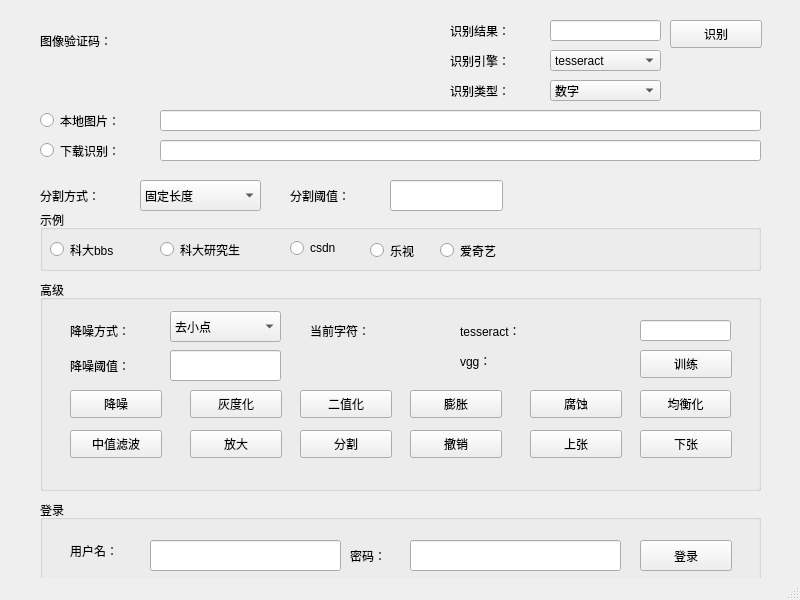
<?xml version="1.0" encoding="UTF-8"?>
<ui version="4.0">
 <class>mainWindow</class>
 <widget class="QMainWindow" name="mainWindow">
  <property name="geometry">
   <rect>
    <x>0</x>
    <y>0</y>
    <width>800</width>
    <height>600</height>
   </rect>
  </property>
  <property name="windowTitle">
   <string>验证码识别系统</string>
  </property>
  <widget class="QWidget" name="centralwidget">
   <widget class="QLabel" name="label">
    <property name="geometry">
     <rect>
      <x>40</x>
      <y>30</y>
      <width>111</width>
      <height>21</height>
     </rect>
    </property>
    <property name="text">
     <string>图像验证码：</string>
    </property>
   </widget>
   <widget class="QLabel" name="label_2">
    <property name="geometry">
     <rect>
      <x>450</x>
      <y>20</y>
      <width>91</width>
      <height>21</height>
     </rect>
    </property>
    <property name="text">
     <string>识别结果：</string>
    </property>
   </widget>
   <widget class="QPushButton" name="bn_Rec">
    <property name="geometry">
     <rect>
      <x>670</x>
      <y>20</y>
      <width>92</width>
      <height>28</height>
     </rect>
    </property>
    <property name="text">
     <string>识别</string>
    </property>
   </widget>
   <widget class="QRadioButton" name="rb_dl">
    <property name="geometry">
     <rect>
      <x>40</x>
      <y>140</y>
      <width>112</width>
      <height>21</height>
     </rect>
    </property>
    <property name="text">
     <string>下载识别：</string>
    </property>
   </widget>
   <widget class="QRadioButton" name="rb_lc">
    <property name="geometry">
     <rect>
      <x>40</x>
      <y>110</y>
      <width>112</width>
      <height>21</height>
     </rect>
    </property>
    <property name="text">
     <string>本地图片：</string>
    </property>
   </widget>
   <widget class="QGroupBox" name="groupBox">
    <property name="geometry">
     <rect>
      <x>40</x>
      <y>210</y>
      <width>721</width>
      <height>61</height>
     </rect>
    </property>
    <property name="title">
     <string>示例</string>
    </property>
    <widget class="QRadioButton" name="rb_kdbbs">
     <property name="geometry">
      <rect>
       <x>10</x>
       <y>30</y>
       <width>101</width>
       <height>19</height>
      </rect>
     </property>
     <property name="text">
      <string>科大bbs</string>
     </property>
    </widget>
    <widget class="QRadioButton" name="rb_csdn">
     <property name="geometry">
      <rect>
       <x>250</x>
       <y>30</y>
       <width>71</width>
       <height>16</height>
      </rect>
     </property>
     <property name="text">
      <string>csdn</string>
     </property>
    </widget>
    <widget class="QRadioButton" name="rb_iqiyi">
     <property name="geometry">
      <rect>
       <x>400</x>
       <y>30</y>
       <width>91</width>
       <height>21</height>
      </rect>
     </property>
     <property name="text">
      <string>爱奇艺</string>
     </property>
    </widget>
    <widget class="QRadioButton" name="rb_le">
     <property name="geometry">
      <rect>
       <x>330</x>
       <y>30</y>
       <width>71</width>
       <height>21</height>
      </rect>
     </property>
     <property name="text">
      <string>乐视</string>
     </property>
    </widget>
    <widget class="QRadioButton" name="rb_kdyjs">
     <property name="geometry">
      <rect>
       <x>120</x>
       <y>30</y>
       <width>121</width>
       <height>19</height>
      </rect>
     </property>
     <property name="text">
      <string>科大研究生</string>
     </property>
    </widget>
   </widget>
   <widget class="QGroupBox" name="groupBox_2">
    <property name="geometry">
     <rect>
      <x>40</x>
      <y>280</y>
      <width>721</width>
      <height>211</height>
     </rect>
    </property>
    <property name="title">
     <string>高级</string>
    </property>
    <widget class="QPushButton" name="bn_denoise">
     <property name="geometry">
      <rect>
       <x>30</x>
       <y>110</y>
       <width>92</width>
       <height>28</height>
      </rect>
     </property>
     <property name="text">
      <string>降噪</string>
     </property>
    </widget>
    <widget class="QPushButton" name="bn_gray">
     <property name="geometry">
      <rect>
       <x>150</x>
       <y>110</y>
       <width>92</width>
       <height>28</height>
      </rect>
     </property>
     <property name="text">
      <string>灰度化</string>
     </property>
    </widget>
    <widget class="QPushButton" name="bn_bin">
     <property name="geometry">
      <rect>
       <x>260</x>
       <y>110</y>
       <width>92</width>
       <height>28</height>
      </rect>
     </property>
     <property name="text">
      <string>二值化</string>
     </property>
    </widget>
    <widget class="QPushButton" name="bn_dilate">
     <property name="geometry">
      <rect>
       <x>370</x>
       <y>110</y>
       <width>92</width>
       <height>28</height>
      </rect>
     </property>
     <property name="text">
      <string>膨胀</string>
     </property>
    </widget>
    <widget class="QPushButton" name="bn_erode">
     <property name="geometry">
      <rect>
       <x>490</x>
       <y>110</y>
       <width>92</width>
       <height>28</height>
      </rect>
     </property>
     <property name="text">
      <string>腐蚀</string>
     </property>
    </widget>
    <widget class="QPushButton" name="bn_equalizeHist">
     <property name="geometry">
      <rect>
       <x>600</x>
       <y>110</y>
       <width>91</width>
       <height>28</height>
      </rect>
     </property>
     <property name="text">
      <string>均衡化</string>
     </property>
    </widget>
    <widget class="QPushButton" name="bn_medianBlur">
     <property name="geometry">
      <rect>
       <x>30</x>
       <y>150</y>
       <width>92</width>
       <height>28</height>
      </rect>
     </property>
     <property name="text">
      <string>中值滤波</string>
     </property>
    </widget>
    <widget class="QPushButton" name="bn_zoom">
     <property name="geometry">
      <rect>
       <x>150</x>
       <y>150</y>
       <width>92</width>
       <height>28</height>
      </rect>
     </property>
     <property name="text">
      <string>放大</string>
     </property>
    </widget>
    <widget class="QPushButton" name="bn_divide">
     <property name="geometry">
      <rect>
       <x>260</x>
       <y>150</y>
       <width>92</width>
       <height>28</height>
      </rect>
     </property>
     <property name="text">
      <string>分割</string>
     </property>
    </widget>
    <widget class="QPushButton" name="bn_undo">
     <property name="geometry">
      <rect>
       <x>370</x>
       <y>150</y>
       <width>92</width>
       <height>28</height>
      </rect>
     </property>
     <property name="text">
      <string>撤销</string>
     </property>
    </widget>
    <widget class="QPushButton" name="bn_last">
     <property name="geometry">
      <rect>
       <x>490</x>
       <y>150</y>
       <width>92</width>
       <height>28</height>
      </rect>
     </property>
     <property name="text">
      <string>上张</string>
     </property>
    </widget>
    <widget class="QPushButton" name="bn_next">
     <property name="geometry">
      <rect>
       <x>600</x>
       <y>150</y>
       <width>92</width>
       <height>28</height>
      </rect>
     </property>
     <property name="text">
      <string>下张</string>
     </property>
    </widget>
    <widget class="QLabel" name="label_3">
     <property name="geometry">
      <rect>
       <x>30</x>
       <y>40</y>
       <width>91</width>
       <height>21</height>
      </rect>
     </property>
     <property name="text">
      <string>降噪方式：</string>
     </property>
    </widget>
    <widget class="QLabel" name="label_4">
     <property name="geometry">
      <rect>
       <x>30</x>
       <y>70</y>
       <width>91</width>
       <height>31</height>
      </rect>
     </property>
     <property name="text">
      <string>降噪阈值：</string>
     </property>
    </widget>
    <widget class="QComboBox" name="cb_dm">
     <property name="geometry">
      <rect>
       <x>130</x>
       <y>31</y>
       <width>111</width>
       <height>31</height>
      </rect>
     </property>
     <item>
      <property name="text">
       <string>去小点</string>
      </property>
     </item>
     <item>
      <property name="text">
       <string>去多像素</string>
      </property>
     </item>
     <item>
      <property name="text">
       <string>去少像素1</string>
      </property>
     </item>
     <item>
      <property name="text">
       <string>去少像素2</string>
      </property>
     </item>
    </widget>
    <widget class="QLineEdit" name="le_dt">
     <property name="geometry">
      <rect>
       <x>130</x>
       <y>70</y>
       <width>111</width>
       <height>31</height>
      </rect>
     </property>
    </widget>
    <widget class="QLabel" name="label_9">
     <property name="geometry">
      <rect>
       <x>270</x>
       <y>40</y>
       <width>71</width>
       <height>21</height>
      </rect>
     </property>
     <property name="text">
      <string>当前字符：</string>
     </property>
    </widget>
    <widget class="QLabel" name="lb_current">
     <property name="geometry">
      <rect>
       <x>350</x>
       <y>40</y>
       <width>61</width>
       <height>51</height>
      </rect>
     </property>
     <property name="text">
      <string/>
     </property>
    </widget>
    <widget class="QLabel" name="lb_tess">
     <property name="geometry">
      <rect>
       <x>420</x>
       <y>40</y>
       <width>161</width>
       <height>21</height>
      </rect>
     </property>
     <property name="text">
      <string>tesseract：</string>
     </property>
    </widget>
    <widget class="QLabel" name="lb_vgg">
     <property name="geometry">
      <rect>
       <x>420</x>
       <y>70</y>
       <width>161</width>
       <height>21</height>
      </rect>
     </property>
     <property name="text">
      <string>vgg：</string>
     </property>
    </widget>
    <widget class="QLineEdit" name="le_label">
     <property name="geometry">
      <rect>
       <x>600</x>
       <y>40</y>
       <width>91</width>
       <height>21</height>
      </rect>
     </property>
    </widget>
    <widget class="QPushButton" name="bn_train">
     <property name="geometry">
      <rect>
       <x>600</x>
       <y>70</y>
       <width>92</width>
       <height>28</height>
      </rect>
     </property>
     <property name="text">
      <string>训练</string>
     </property>
    </widget>
   </widget>
   <widget class="QGroupBox" name="groupBox_3">
    <property name="geometry">
     <rect>
      <x>40</x>
      <y>500</y>
      <width>721</width>
      <height>81</height>
     </rect>
    </property>
    <property name="title">
     <string>登录</string>
    </property>
    <widget class="QLabel" name="label_5">
     <property name="geometry">
      <rect>
       <x>30</x>
       <y>30</y>
       <width>71</width>
       <height>41</height>
      </rect>
     </property>
     <property name="text">
      <string>用户名：</string>
     </property>
    </widget>
    <widget class="QLabel" name="label_8">
     <property name="geometry">
      <rect>
       <x>310</x>
       <y>40</y>
       <width>51</width>
       <height>31</height>
      </rect>
     </property>
     <property name="text">
      <string>密码：</string>
     </property>
    </widget>
    <widget class="QLineEdit" name="le_name">
     <property name="geometry">
      <rect>
       <x>110</x>
       <y>40</y>
       <width>191</width>
       <height>31</height>
      </rect>
     </property>
    </widget>
    <widget class="QLineEdit" name="le_pass">
     <property name="geometry">
      <rect>
       <x>370</x>
       <y>40</y>
       <width>211</width>
       <height>31</height>
      </rect>
     </property>
     <property name="echoMode">
      <enum>QLineEdit::Password</enum>
     </property>
    </widget>
    <widget class="QPushButton" name="bn_login">
     <property name="geometry">
      <rect>
       <x>600</x>
       <y>40</y>
       <width>92</width>
       <height>31</height>
      </rect>
     </property>
     <property name="text">
      <string>登录</string>
     </property>
    </widget>
   </widget>
   <widget class="QLineEdit" name="le_result">
    <property name="geometry">
     <rect>
      <x>550</x>
      <y>20</y>
      <width>111</width>
      <height>21</height>
     </rect>
    </property>
   </widget>
   <widget class="QLineEdit" name="le_dl">
    <property name="geometry">
     <rect>
      <x>160</x>
      <y>140</y>
      <width>601</width>
      <height>21</height>
     </rect>
    </property>
   </widget>
   <widget class="QLabel" name="lb_cap">
    <property name="geometry">
     <rect>
      <x>150</x>
      <y>10</y>
      <width>281</width>
      <height>81</height>
     </rect>
    </property>
    <property name="text">
     <string/>
    </property>
   </widget>
   <widget class="QLineEdit" name="le_lc">
    <property name="geometry">
     <rect>
      <x>160</x>
      <y>110</y>
      <width>601</width>
      <height>21</height>
     </rect>
    </property>
   </widget>
   <widget class="QLabel" name="label_6">
    <property name="geometry">
     <rect>
      <x>450</x>
      <y>50</y>
      <width>91</width>
      <height>21</height>
     </rect>
    </property>
    <property name="text">
     <string>识别引擎：</string>
    </property>
   </widget>
   <widget class="QComboBox" name="cb_engine">
    <property name="geometry">
     <rect>
      <x>550</x>
      <y>50</y>
      <width>111</width>
      <height>21</height>
     </rect>
    </property>
    <item>
     <property name="text">
      <string>tesseract</string>
     </property>
    </item>
    <item>
     <property name="text">
      <string>vgg</string>
     </property>
    </item>
   </widget>
   <widget class="QLabel" name="label_7">
    <property name="geometry">
     <rect>
      <x>450</x>
      <y>80</y>
      <width>91</width>
      <height>21</height>
     </rect>
    </property>
    <property name="text">
     <string>识别类型：</string>
    </property>
   </widget>
   <widget class="QComboBox" name="cb_type">
    <property name="geometry">
     <rect>
      <x>550</x>
      <y>80</y>
      <width>111</width>
      <height>21</height>
     </rect>
    </property>
    <item>
     <property name="text">
      <string>数字</string>
     </property>
    </item>
    <item>
     <property name="text">
      <string>数字+字母</string>
     </property>
    </item>
   </widget>
   <widget class="QLabel" name="label_10">
    <property name="geometry">
     <rect>
      <x>40</x>
      <y>180</y>
      <width>101</width>
      <height>31</height>
     </rect>
    </property>
    <property name="text">
     <string>分割方式：</string>
    </property>
   </widget>
   <widget class="QComboBox" name="cb_divide_method">
    <property name="geometry">
     <rect>
      <x>140</x>
      <y>180</y>
      <width>121</width>
      <height>31</height>
     </rect>
    </property>
    <item>
     <property name="text">
      <string>固定长度</string>
     </property>
    </item>
    <item>
     <property name="text">
      <string>投影</string>
     </property>
    </item>
    <item>
     <property name="text">
      <string>连通域</string>
     </property>
    </item>
   </widget>
   <widget class="QLabel" name="label_11">
    <property name="geometry">
     <rect>
      <x>290</x>
      <y>180</y>
      <width>101</width>
      <height>31</height>
     </rect>
    </property>
    <property name="text">
     <string>分割阈值：</string>
    </property>
   </widget>
   <widget class="QLineEdit" name="le_divide_thresh">
    <property name="geometry">
     <rect>
      <x>390</x>
      <y>180</y>
      <width>113</width>
      <height>31</height>
     </rect>
    </property>
   </widget>
  </widget>
  <widget class="QStatusBar" name="statusbar"/>
 </widget>
 <resources/>
 <connections>
  <connection>
   <sender>bn_Rec</sender>
   <signal>clicked()</signal>
   <receiver>mainWindow</receiver>
   <slot>rec()</slot>
   <hints>
    <hint type="sourcelabel">
     <x>614</x>
     <y>33</y>
    </hint>
    <hint type="destinationlabel">
     <x>616</x>
     <y>58</y>
    </hint>
   </hints>
  </connection>
  <connection>
   <sender>rb_kdbbs</sender>
   <signal>clicked()</signal>
   <receiver>mainWindow</receiver>
   <slot>kdbbs()</slot>
   <hints>
    <hint type="sourcelabel">
     <x>81</x>
     <y>240</y>
    </hint>
    <hint type="destinationlabel">
     <x>26</x>
     <y>149</y>
    </hint>
   </hints>
  </connection>
  <connection>
   <sender>rb_csdn</sender>
   <signal>clicked()</signal>
   <receiver>mainWindow</receiver>
   <slot>csdn()</slot>
   <hints>
    <hint type="sourcelabel">
     <x>422</x>
     <y>240</y>
    </hint>
    <hint type="destinationlabel">
     <x>178</x>
     <y>135</y>
    </hint>
   </hints>
  </connection>
  <connection>
   <sender>rb_iqiyi</sender>
   <signal>clicked()</signal>
   <receiver>mainWindow</receiver>
   <slot>iqiyi()</slot>
   <hints>
    <hint type="sourcelabel">
     <x>256</x>
     <y>240</y>
    </hint>
    <hint type="destinationlabel">
     <x>266</x>
     <y>135</y>
    </hint>
   </hints>
  </connection>
  <connection>
   <sender>rb_le</sender>
   <signal>clicked()</signal>
   <receiver>mainWindow</receiver>
   <slot>le()</slot>
   <hints>
    <hint type="sourcelabel">
     <x>355</x>
     <y>240</y>
    </hint>
    <hint type="destinationlabel">
     <x>367</x>
     <y>135</y>
    </hint>
   </hints>
  </connection>
  <connection>
   <sender>rb_lc</sender>
   <signal>clicked()</signal>
   <receiver>mainWindow</receiver>
   <slot>selectPath()</slot>
   <hints>
    <hint type="sourcelabel">
     <x>68</x>
     <y>77</y>
    </hint>
    <hint type="destinationlabel">
     <x>28</x>
     <y>77</y>
    </hint>
   </hints>
  </connection>
  <connection>
   <sender>bn_denoise</sender>
   <signal>clicked()</signal>
   <receiver>mainWindow</receiver>
   <slot>denoise()</slot>
   <hints>
    <hint type="sourcelabel">
     <x>68</x>
     <y>390</y>
    </hint>
    <hint type="destinationlabel">
     <x>32</x>
     <y>334</y>
    </hint>
   </hints>
  </connection>
  <connection>
   <sender>bn_gray</sender>
   <signal>clicked()</signal>
   <receiver>mainWindow</receiver>
   <slot>gray()</slot>
   <hints>
    <hint type="sourcelabel">
     <x>231</x>
     <y>390</y>
    </hint>
    <hint type="destinationlabel">
     <x>22</x>
     <y>294</y>
    </hint>
   </hints>
  </connection>
  <connection>
   <sender>bn_bin</sender>
   <signal>clicked()</signal>
   <receiver>mainWindow</receiver>
   <slot>bin()</slot>
   <hints>
    <hint type="sourcelabel">
     <x>350</x>
     <y>390</y>
    </hint>
    <hint type="destinationlabel">
     <x>23</x>
     <y>373</y>
    </hint>
   </hints>
  </connection>
  <connection>
   <sender>bn_dilate</sender>
   <signal>clicked()</signal>
   <receiver>mainWindow</receiver>
   <slot>dilate()</slot>
   <hints>
    <hint type="sourcelabel">
     <x>426</x>
     <y>390</y>
    </hint>
    <hint type="destinationlabel">
     <x>722</x>
     <y>214</y>
    </hint>
   </hints>
  </connection>
  <connection>
   <sender>bn_erode</sender>
   <signal>clicked()</signal>
   <receiver>mainWindow</receiver>
   <slot>erode()</slot>
   <hints>
    <hint type="sourcelabel">
     <x>519</x>
     <y>390</y>
    </hint>
    <hint type="destinationlabel">
     <x>735</x>
     <y>250</y>
    </hint>
   </hints>
  </connection>
  <connection>
   <sender>bn_equalizeHist</sender>
   <signal>clicked()</signal>
   <receiver>mainWindow</receiver>
   <slot>equalizeHist()</slot>
   <hints>
    <hint type="sourcelabel">
     <x>636</x>
     <y>390</y>
    </hint>
    <hint type="destinationlabel">
     <x>726</x>
     <y>289</y>
    </hint>
   </hints>
  </connection>
  <connection>
   <sender>bn_medianBlur</sender>
   <signal>clicked()</signal>
   <receiver>mainWindow</receiver>
   <slot>medianBlur()</slot>
   <hints>
    <hint type="sourcelabel">
     <x>115</x>
     <y>430</y>
    </hint>
    <hint type="destinationlabel">
     <x>21</x>
     <y>413</y>
    </hint>
   </hints>
  </connection>
  <connection>
   <sender>bn_undo</sender>
   <signal>clicked()</signal>
   <receiver>mainWindow</receiver>
   <slot>undo()</slot>
   <hints>
    <hint type="sourcelabel">
     <x>441</x>
     <y>430</y>
    </hint>
    <hint type="destinationlabel">
     <x>431</x>
     <y>428</y>
    </hint>
   </hints>
  </connection>
  <connection>
   <sender>bn_last</sender>
   <signal>clicked()</signal>
   <receiver>mainWindow</receiver>
   <slot>last()</slot>
   <hints>
    <hint type="sourcelabel">
     <x>553</x>
     <y>430</y>
    </hint>
    <hint type="destinationlabel">
     <x>543</x>
     <y>426</y>
    </hint>
   </hints>
  </connection>
  <connection>
   <sender>bn_next</sender>
   <signal>clicked()</signal>
   <receiver>mainWindow</receiver>
   <slot>next()</slot>
   <hints>
    <hint type="sourcelabel">
     <x>672</x>
     <y>430</y>
    </hint>
    <hint type="destinationlabel">
     <x>712</x>
     <y>376</y>
    </hint>
   </hints>
  </connection>
  <connection>
   <sender>bn_divide</sender>
   <signal>clicked()</signal>
   <receiver>mainWindow</receiver>
   <slot>divide()</slot>
   <hints>
    <hint type="sourcelabel">
     <x>326</x>
     <y>430</y>
    </hint>
    <hint type="destinationlabel">
     <x>328</x>
     <y>429</y>
    </hint>
   </hints>
  </connection>
  <connection>
   <sender>rb_kdyjs</sender>
   <signal>clicked()</signal>
   <receiver>mainWindow</receiver>
   <slot>kdyjs()</slot>
   <hints>
    <hint type="sourcelabel">
     <x>185</x>
     <y>240</y>
    </hint>
    <hint type="destinationlabel">
     <x>186</x>
     <y>206</y>
    </hint>
   </hints>
  </connection>
  <connection>
   <sender>bn_login</sender>
   <signal>clicked()</signal>
   <receiver>mainWindow</receiver>
   <slot>login()</slot>
   <hints>
    <hint type="sourcelabel">
     <x>679</x>
     <y>533</y>
    </hint>
    <hint type="destinationlabel">
     <x>647</x>
     <y>554</y>
    </hint>
   </hints>
  </connection>
  <connection>
   <sender>cb_engine</sender>
   <signal>currentIndexChanged(QString)</signal>
   <receiver>mainWindow</receiver>
   <slot>engine()</slot>
   <hints>
    <hint type="sourcelabel">
     <x>142</x>
     <y>187</y>
    </hint>
    <hint type="destinationlabel">
     <x>140</x>
     <y>204</y>
    </hint>
   </hints>
  </connection>
  <connection>
   <sender>bn_zoom</sender>
   <signal>clicked()</signal>
   <receiver>mainWindow</receiver>
   <slot>zoom()</slot>
   <hints>
    <hint type="sourcelabel">
     <x>205</x>
     <y>443</y>
    </hint>
    <hint type="destinationlabel">
     <x>211</x>
     <y>495</y>
    </hint>
   </hints>
  </connection>
  <connection>
   <sender>bn_train</sender>
   <signal>clicked()</signal>
   <receiver>mainWindow</receiver>
   <slot>train()</slot>
   <hints>
    <hint type="sourcelabel">
     <x>707</x>
     <y>365</y>
    </hint>
    <hint type="destinationlabel">
     <x>777</x>
     <y>356</y>
    </hint>
   </hints>
  </connection>
 </connections>
 <slots>
  <slot>rec()</slot>
  <slot>kdbbs()</slot>
  <slot>csdn()</slot>
  <slot>iqiyi()</slot>
  <slot>le()</slot>
  <slot>selectPath()</slot>
  <slot>denoise()</slot>
  <slot>gray()</slot>
  <slot>bin()</slot>
  <slot>dilate()</slot>
  <slot>erode()</slot>
  <slot>equalizeHist()</slot>
  <slot>medianBlur()</slot>
  <slot>divide()</slot>
  <slot>undo()</slot>
  <slot>last()</slot>
  <slot>next()</slot>
  <slot>kdyjs()</slot>
  <slot>login()</slot>
  <slot>engine()</slot>
  <slot>zoom()</slot>
  <slot>train()</slot>
 </slots>
</ui>
